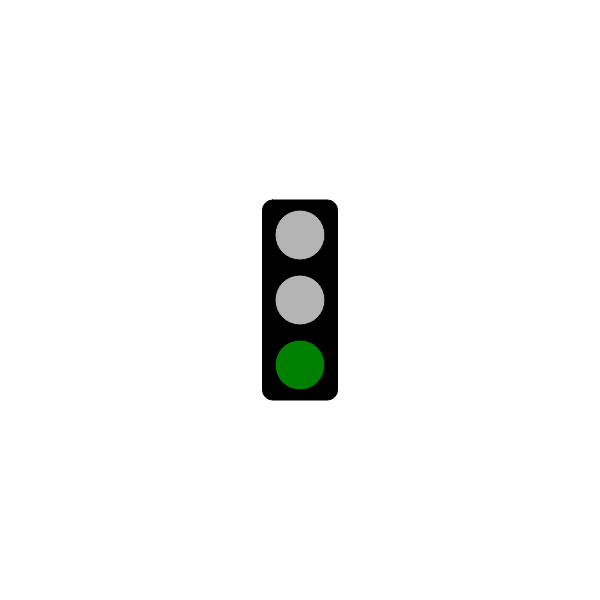
Frame 1 (no input)
Frame 60 (no input): identical to frame 1, image omitted
Frame 120 (the mouse pressed at the canvas centre since frame 60): identical to frame 1, image omitted

The p5.js sketch that drew this single still picture (run headless with seeded random() and noise() and a simulated clock; from frame 60 on, the mouse is pressed at the canvas centre):

// p5.js sketch
// ── sketch.js
// Traffic Light Demo
// Avery Walker
// Sept 24th 2024


let currentColor = "green";
let lastSwitchedTime = 0;
let waitTime = 3000;
// contstant variable example: const WAIT_TIME = 3000;

function setup() {
  createCanvas(600, 600);
}

function draw() {
  background(255);
  changeColor();
  drawOutlineOfLights();
}

function changeColor() {
  //if red switch to green after wait time
  if (currentColor === "red" && millis() > lastSwitchedTime + waitTime) {
    currentColor = "green";
    lastSwitchedTime = millis();
    console.log(currentColor);
  }
  
  //if yellow switch to red after halfed wait time
  if (currentColor === "yellow" && millis() > lastSwitchedTime + waitTime/2 ) {
    currentColor = "red";
    lastSwitchedTime = millis(); 
    console.log(currentColor); 
  }

  //if green switch to yellow after wait time
  if (currentColor === "green" && millis() > lastSwitchedTime + waitTime) {
    currentColor = "yellow";
    lastSwitchedTime = millis();
    console.log(currentColor);
  }
}

function drawOutlineOfLights() {
  //box
  rectMode(CENTER);
  fill(0);
  rect(width/2, height/2, 75, 200, 10);

  //top / red light
  fill(180);
  if (currentColor === "red") {
    fill(currentColor);
  } ellipse(width/2, height/2 - 65, 50, 50);

  // middle / yellow light
  fill(180);
  if (currentColor === "yellow") {
    fill(currentColor);
  } ellipse(width/2, height/2, 50, 50); //middle

  //bottom / green light
  fill(180);
  if (currentColor === "green") {
    fill(currentColor);
  } ellipse(width/2, height/2 + 65, 50, 50); //bottom
}
